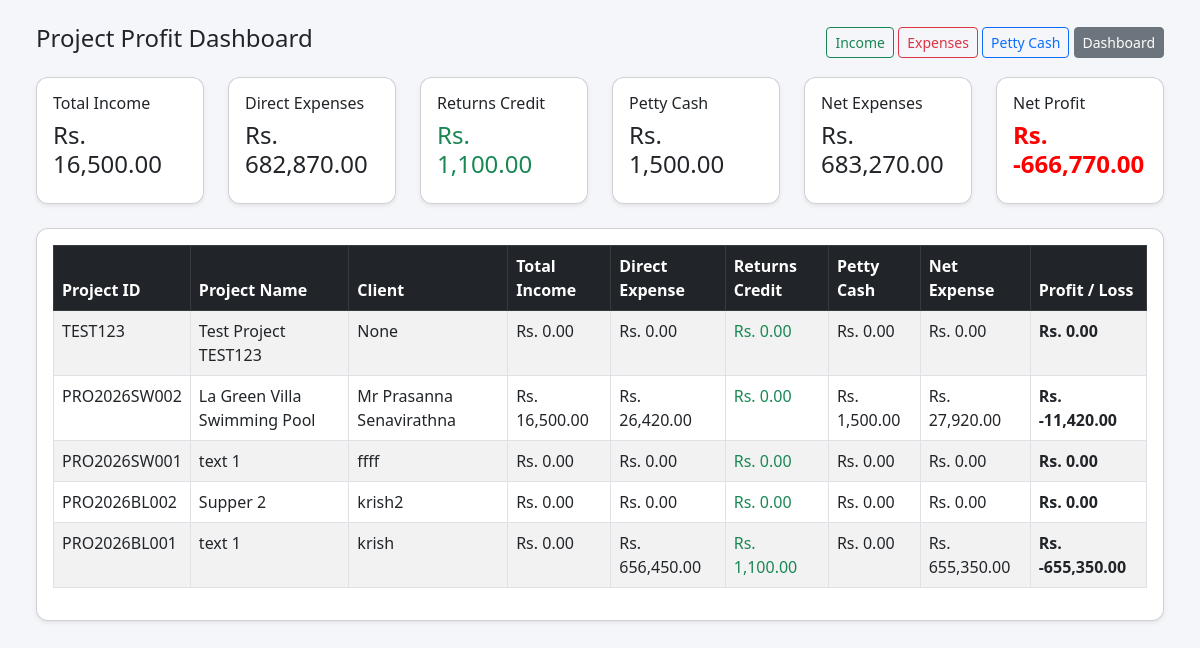
Before: /project-profit/ (signed in) with the older database file.
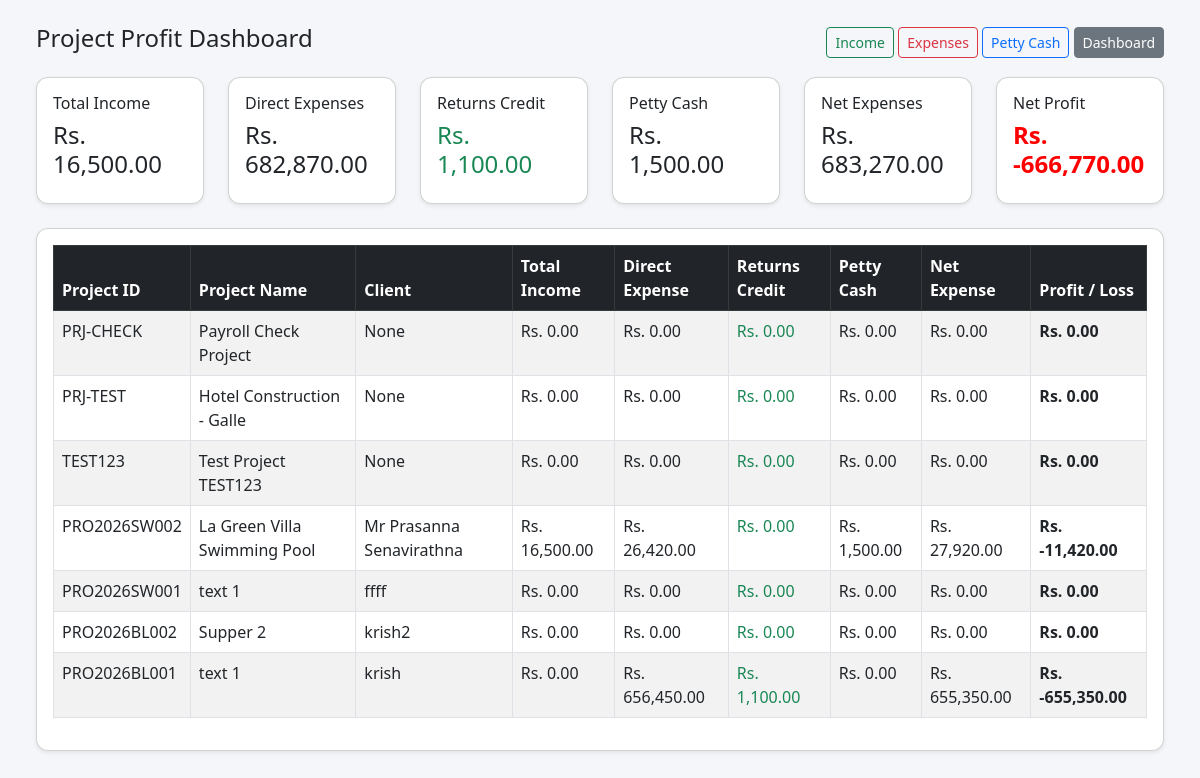
After: the same page with the newer database file.
### pos/models.py (models this page shows, shortened)
class Project(models.Model):
    PROJECT_TYPE_CHOICES = [
        ("SW", "Swimming Pool"),
        ("BL", "Building"),
        ("EL", "Electrical"),
        ("OT", "Other"),
    ]
    STATUS_CHOICES = [
        ("ongoing", "Ongoing"),
        ("completed", "Completed"),
        ("cancelled", "Cancelled"),
    ]
    project_id = models.CharField(max_length=30, unique=True)
    project_name = models.CharField(max_length=255)
    project_type = models.CharField(max_length=10, choices=PROJECT_TYPE_CHOICES)
    client_name = models.CharField(max_length=255, blank=True, null=True)
    location = models.CharField(max_length=255, blank=True, null=True)
    estimated_value = models.DecimalField(max_digits=14, decimal_places=2, default=0)
    status = models.CharField(max_length=20, choices=STATUS_CHOICES, default="ongoing")
    is_active = models.BooleanField(default=True)
    created_by = models.ForeignKey(User, on_delete=models.SET_NULL, null=True, blank=True, related_name="created_projects")
    updated_by = models.ForeignKey(User, on_delete=models.SET_NULL, null=True, blank=True, related_name="updated_projects")
    created_at = models.DateTimeField(auto_now_add=True)
    class Meta:
        ordering = ["-id"]

### pos/views.py (the view)
# urls.py: path('project-profit/', views.project_profit_dashboard, name='project_profit_dashboard'),
@user_passes_test(can_use_project)
def project_profit_dashboard(request):
    projects = Project.objects.filter(is_active=True).order_by("-created_at")
    project_rows = []
    for project in projects:
        direct_expense = project.expenses.filter(
            is_active=True,
            amount__gt=0
        ).aggregate(total=Sum("amount"))["total"] or Decimal("0")
        returns_credit = project.expenses.filter(
            is_active=True,
            amount__lt=0,
            expense_type="inventory"
        ).aggregate(total=Sum("amount"))["total"] or Decimal("0")
        returns_credit = abs(returns_credit)  # Convert to positive for display
        petty_cash_expense = ProjectPettyCashExpense.objects.filter(
            project=project,
            is_active=True,
            approval_status="approved"
        ).aggregate(total=Sum("amount"))["total"] or Decimal("0")
        total_income = ProjectInvoicePayment.objects.filter(
            invoice__project=project,
            invoice__is_active=True,
            is_active=True
        ).aggregate(total=Sum("amount"))["total"] or Decimal("0")
        net_expense = Decimal(str(direct_expense)) + Decimal(str(petty_cash_expense)) - Decimal(str(returns_credit))
        profit = Decimal(str(total_income)) - net_expense
        project_rows.append({
            "project": project,
            "total_income": Decimal(str(total_income)),
            "direct_expense": Decimal(str(direct_expense)),
            "returns_credit": Decimal(str(returns_credit)),
            "petty_cash_expense": Decimal(str(petty_cash_expense)),
            "net_expense": net_expense,
            "profit": profit,
        })
    grand_income = sum((row["total_income"] for row in project_rows), Decimal("0"))
    grand_direct_expense = sum((row["direct_expense"] for row in project_rows), Decimal("0"))
    grand_returns_credit = sum((row["returns_credit"] for row in project_rows), Decimal("0"))
    grand_petty_cash = sum((row["petty_cash_expense"] for row in project_rows), Decimal("0"))
    grand_net_expense = sum((row["net_expense"] for row in project_rows), Decimal("0"))
    grand_profit = sum((row["profit"] for row in project_rows), Decimal("0"))
    return render(request, "pos/project_profit_dashboard.html", {
        "project_rows": project_rows,
        "grand_income": grand_income,
        "grand_direct_expense": grand_direct_expense,
        "grand_returns_credit": grand_returns_credit,
        "grand_petty_cash": grand_petty_cash,
        "grand_net_expense": grand_net_expense,
        "grand_profit": grand_profit,
    })

### pos/templatetags/currency_filters.py (called while the page is built)
@register.filter
def money(value):
    try:
        if value in (None, ""):
            value = Decimal("0")
        value = Decimal(str(value))
        symbol = getattr(settings, 'CURRENCY_SYMBOL', '$')
        return f"{symbol} {value:,.2f}"
    except (InvalidOperation, ValueError, TypeError):
        symbol = getattr(settings, 'CURRENCY_SYMBOL', '$')
        return f"{symbol} 0.00"

### pos/views.py (called while the page is built)
def is_owner(user):
    return user.is_superuser or user.groups.filter(name__iexact="Owner").exists()

def can_use_project(user):
    return is_owner(user) or is_manager(user) or is_clerk(user) or is_cashier(user)

### pos/templates/pos/project_profit_dashboard.html (shortened to what this page needs)
{% load currency_filters %}
<!DOCTYPE html>
<html>
<head>
    <link href="https://cdn.jsdelivr.net/npm/bootstrap@5.3.0/dist/css/bootstrap.min.css" rel="stylesheet">
</head>
<body class="p-4">
<div class="container-fluid">
    <div class="d-flex justify-content-between align-items-center mb-3">
        <h4>Project Profit Dashboard</h4>
        <div>
            <a href="{% url 'project_invoice_list' %}" class="btn btn-outline-success btn-sm">Income</a>
            <a href="{% url 'project_expense_list' %}" class="btn btn-outline-danger btn-sm">Expenses</a>
            <a href="{% url 'petty_cash_expense_list' %}" class="btn btn-outline-primary btn-sm">Petty Cash</a>
            <a href="{% url 'dashboard' %}" class="btn btn-secondary btn-sm">Dashboard</a>
        </div>
    </div>
    <div class="row mb-3">
        <div class="col-md-2 mb-2">
            <div class="card shadow-sm p-3">
                <h6>Total Income</h6>
                <h4>{{ grand_income|money }}</h4>
            </div>
        </div>
        <div class="col-md-2 mb-2">
            <div class="card shadow-sm p-3">
                <h6>Direct Expenses</h6>
                <h4>{{ grand_direct_expense|money }}</h4>
            </div>
        </div>
        <div class="col-md-2 mb-2">
            <div class="card shadow-sm p-3">
                <h6>Returns Credit</h6>
                <h4 class="text-success">{{ grand_returns_credit|money }}</h4>
            </div>
        </div>
        <div class="col-md-2 mb-2">
            <div class="card shadow-sm p-3">
                <h6>Petty Cash</h6>
                <h4>{{ grand_petty_cash|money }}</h4>
            </div>
        </div>
        <div class="col-md-2 mb-2">
            <div class="card shadow-sm p-3">
                <h6>Net Expenses</h6>
                <h4>{{ grand_net_expense|money }}</h4>
            </div>
        </div>
        <div class="col-md-2 mb-2">
            <div class="card shadow-sm p-3">
                <h6>Net Profit</h6>
                <h4 class="{% if grand_profit >= 0 %}profit-positive{% else %}profit-negative{% endif %}">
                    {{ grand_profit|money }}
                </h4>
            </div>
        </div>
    </div>
    <div class="card shadow-sm p-3">
        <div class="table-responsive">
            <table class="table table-bordered table-striped bg-white">
                <thead class="table-dark">
                    <tr>
                        <th>Project ID</th>
                        <th>Project Name</th>
                        <th>Client</th>
                        <th>Total Income</th>
                        <th>Direct Expense</th>
                        <th>Returns Credit</th>
                        <th>Petty Cash</th>
                        <th>Net Expense</th>
                        <th>Profit / Loss</th>
                    </tr>
                </thead>
                <tbody>
                    {% for row in project_rows %}
                    <tr>
                        <td>{{ row.project.project_id }}</td>
                        <td>{{ row.project.project_name }}</td>
                        <td>{{ row.project.client_name }}</td>
                        <td>{{ row.total_income|money }}</td>
                        <td>{{ row.direct_expense|money }}</td>
                        <td class="text-success">{{ row.returns_credit|money }}</td>
                        <td>{{ row.petty_cash_expense|money }}</td>
                        <td>{{ row.net_expense|money }}</td>
                        <td class="{% if row.profit >= 0 %}profit-positive{% else %}profit-negative{% endif %}">
                            {{ row.profit|money }}
                        </td>
                    </tr>
                    {% empty %}
                    <tr>
                        <td colspan="9" class="text-center">No project data found</td>
                    </tr>
                    {% endfor %}
                </tbody>
            </table>
        </div>
    </div>
</div>
</body>
</html>

Changed rows visible on the page:
added Project: project.project_id "PRJ-CHECK", project.project_name "Payroll Check Project", project.client_name "None", total_income "Rs. 0.00", direct_expense "Rs. 0.00", returns_credit "Rs. 0.00", petty_cash_expense "Rs. 0.00", net_expense "Rs. 0.00", profit "Rs. 0.00"
added Project: project.project_id "PRJ-TEST", project.project_name "Hotel Construction - Galle", project.client_name "None", total_income "Rs. 0.00", direct_expense "Rs. 0.00", returns_credit "Rs. 0.00", petty_cash_expense "Rs. 0.00", net_expense "Rs. 0.00", profit "Rs. 0.00"
